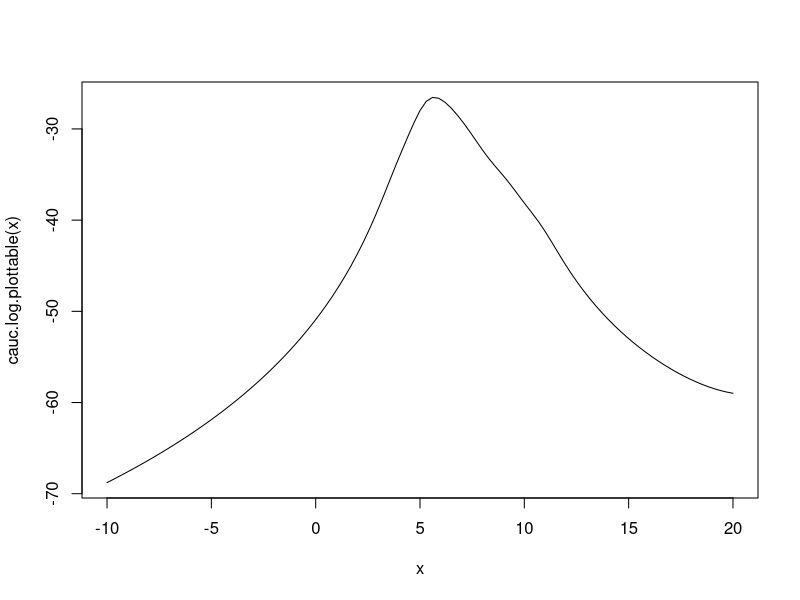

Recreate this plot in R.
## ---- chunk 1
knitr::opts_chunk$set(echo = TRUE)
## ---- chunk 2
set.seed(20180909)
n <- 10; theta <- 5
cauc <- rcauchy(n, location = theta, scale = 1)
cauc.log <- function(para) {
  -n * log(pi) - sum( log(1 + (para-cauc)^2) )
}

# Use sapply here to solve the unplottable issue:
cauc.log.plottable <- function(x) {return(sapply(x, cauc.log))}
curve(cauc.log.plottable(x), from = -10, to = 20)
## ---- chunk 3
cauc.log.D1 <- function(para) {
  -2 * sum( (para - cauc)/(1+(para-cauc)^2) )
}

# cauc.log.D1.plottable <- function(x) {return(sapply(x, cauc.log.D1))}
# curve(cauc.log.D1.plottable(x), from = -20, to = 0)

cauc.log.D2 <- function(para) {
  -2 * sum( (1-(para - cauc)^2)/(1+(para-cauc)^2)^2 )
}

## ---- chunk 4
para <- seq(-10,20,by=0.5);  temp <- rep(0, length(para))
for (i in 1:length(para)) {
  iter <- 0;  epsilon <- 0.001; 
  temp[i] <- para[i] - 1
  while( (iter <= 1000)&(abs(para[i]-temp[i])/(abs(temp[i])) > epsilon) ) {
    temp[i] <- para[i]
    para[i] <- para[i] - cauc.log.D1(para[i])/cauc.log.D2(para[i])
    if(abs(para[i]) == Inf) {break}
    iter <- iter + 1
    #print(para[i])
  }
}
print(para)
## ---- chunk 5
alpha <- 1;  para <- seq(-10,20,by=0.5); temp <- rep(0, length(para))
G <- function(x) {
  alpha * cauc.log.D1(x) + x
}

for (i in 1:length(para)) {
  iter <- 0;  epsilon <- 0.001; 
  temp[i] <- para[i] - 1
  while( (iter <= 1000)&(abs(para[i]-temp[i])/(abs(temp[i])) > epsilon) ) {
    temp[i] <- para[i]
    para[i] <- G(para[i])
    if(abs(para[i]) == Inf) {break}
    iter <- iter + 1
    # print(para[i])
  }
}
print(para)
## ---- chunk 6
alpha <- 0.64;  para <- seq(-10,20,by=0.5); temp <- rep(0, length(para))
G <- function(x) {
  alpha * cauc.log.D1(x) + x
}

for (i in 1:length(para)) {
  iter <- 0;  epsilon <- 0.001; 
  temp[i] <- para[i] - 1
  while( (iter <= 1000)&(abs(para[i]-temp[i])/(abs(temp[i])) > epsilon) ) {
    temp[i] <- para[i]
    para[i] <- G(para[i])
    if(abs(para[i]) == Inf) {break}
    iter <- iter + 1
    # print(para[i])
  }
}
print(para)
## ---- chunk 7
alpha <- 0.25;  para <- seq(-10,20,by=0.5); temp <- rep(0, length(para))
G <- function(x) {
  alpha * cauc.log.D1(x) + x
}

for (i in 1:length(para)) {
  iter <- 0;  epsilon <- 0.001; 
  temp[i] <- para[i] - 1
  while( (iter <= 1000)&(abs(para[i]-temp[i])/(abs(temp[i])) > epsilon) ) {
    temp[i] <- para[i]
    para[i] <- G(para[i])
    if(abs(para[i]) == Inf) {break}
    iter <- iter + 1
    # print(para[i])
  }
}
print(para)
## ---- chunk 8
para <- seq(-10,20,by=0.5);  temp <- rep(0, length(para))
for (i in 1:length(para)) {
  iter <- 0;  epsilon <- 0.001; 
  temp[i] <- para[i] - 1
  while( (iter <= 1000)&(abs(para[i]-temp[i])/(abs(temp[i])) > epsilon) ) {
    temp[i] <- para[i]
    para[i] <- para[i] + cauc.log.D1(para[i])/5
    if(abs(para[i]) == Inf) {break}
    iter <- iter + 1
    #print(para[i])
  }
}
print(para)
